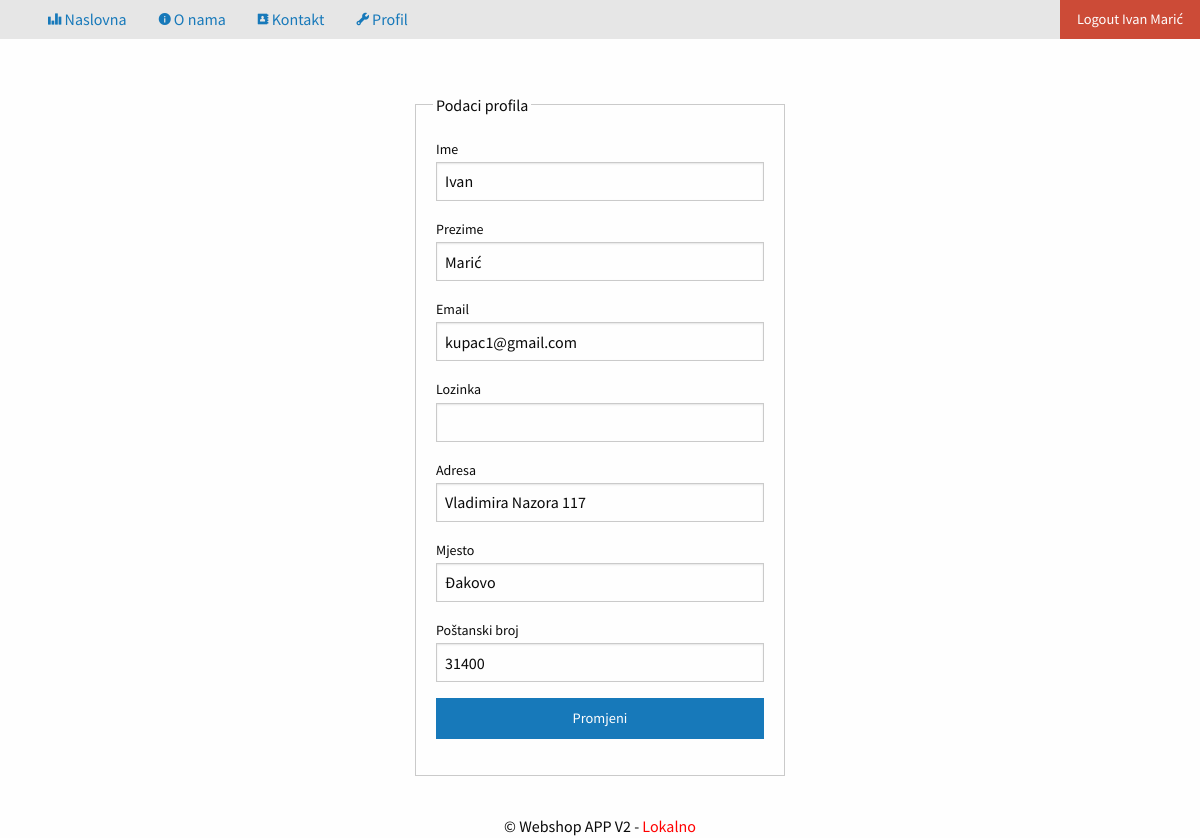
The page /privatno/kosarice/profil.php (signed in) on the database its author committed.
### tables this page shows
create table kupac(
sifra			int (6) not null primary key auto_increment,
ime				varchar (50) not null,
prezime			varchar (50) not null,
email			varchar (100) not null,
lozinka			char (32) not null,
adresa			varchar (255) not null,
mjesto			varchar (255) not null,
postanskiBroj	int (5) not null,
uloga			varchar(50) not null default 'kupac'
);

### konfiguracija.php (called while the page is built, shortened)
<?php
switch ($_SERVER["HTTP_HOST"]) {
	case 'localhost':
		$putanjaAPP="/webshop2/";
		break;
}

### privatno/kosarice/profil.php (the view, shortened to what this page needs)
<?php include_once '../../konfiguracija.php'; provjeraLogin(); provjeraUloga("kupac");
	$izraz=$veza->prepare("select * from kupac where sifra=:sifra");
	$izraz->execute(array("sifra"=>$_SESSION["logiran"]->sifra));
	$entitet = $izraz->fetch(PDO::FETCH_OBJ);
?>
<!doctype html>
<html class="no-js" lang="en" dir="ltr">
	<head>
		<?php include_once '../../predlosci/zaglavlje.php'; ?>
	</head>
	<body>
		<?php include_once '../../predlosci/izbornik.php'; ?>
		<div class="row">
			<div class="grid-container">
				<div class="grid-x grid-margin-x">
					<div class="cell medium-4 medium-offset-4">
						<form method="POST">
							<fieldset class="fieldset">
								<legend>Podaci profila</legend>
								<label for="ime">Ime</label>
								<input name="ime" id="ime" type="text" value="<?php echo $entitet->ime; ?>"/>
								<label for="prezime">Prezime</label>
								<input name="prezime" id="prezime" type="text" value="<?php echo $entitet->prezime; ?>"/>
								<label for="email">Email</label>
								<input name="email" id="email" type="email" value="<?php echo $entitet->email; ?>"/>
								<label for="lozinka">Lozinka</label>
								<input name="lozinka" id="lozinka" type="password"/>
								<label for="adresa">Adresa</label>
								<input name="adresa" id="adresa" value="<?php echo $entitet->adresa; ?>" type="text" />
								<label for="mjesto">Mjesto</label>
								<input name="mjesto" id="mjesto" value="<?php echo $entitet->mjesto; ?>" type="text" />
								<label for="postanskiBroj">Poštanski broj</label>
								<input name="postanskiBroj" id="postanskiBroj" value="<?php echo $entitet->postanskiBroj; ?>" type="number" />
								<input type="submit" class="button expanded" value="Promjeni"/>
							</fieldset>
						</form>
					</div>
				</div>
			</div>
		</div>
		<?php	include_once '../../predlosci/podnozje.php'; ?>
	</body>
</html>

### predlosci/izbornik.php (shortened to what this page needs)
<div class="top-bar" id="example-menu">
  <div class="top-bar-left">
    <ul class="dropdown menu" data-dropdown-menu>
      <li class="menu-text hide-for-small-only">
      <?php if(isset($_SESSION["logiran"]) && $_SESSION["logiran"]->uloga==="kupac"): ?>
      <li><a href="<?php echo $putanjaAPP;  ?>privatno/kosarice/index.php"><i title="Naslovna" class="step fi-graph-bar size-48"></i> Naslovna</a></li>
      <?php endif; ?>
      <li><a href="<?php echo $putanjaAPP;  ?>javno/onama.php"><i title="O nama" class="step fi-info size-48"></i> O nama</a></li>
      <li><a href="<?php echo $putanjaAPP;  ?>javno/kontakt.php"><i title="Kontakt" class="step fi-address-book size-48"></i> Kontakt</a></li>
      <?php
      	if(isset($_SESSION["logiran"]) && $_SESSION["logiran"]->uloga==="kupac"): ?>
        <li><a href="<?php echo $putanjaAPP;  ?>privatno/kosarice/profil.php"><i title="Profil" class="step fi-wrench size-48"></i> Profil</a></li>
        <?php endif; ?>
    </ul>
  </div>
  <div class="top-bar-right">
    <ul class="menu">
    	<?php if($_SERVER["SCRIPT_NAME"]!=$putanjaAPP . "javno/login.php"): ?>
      <li style="width: 100%;">
      	<?php if(!isset($_SESSION["logiran"])): ?>
	      	<a href="<?php echo $putanjaAPP;  ?>javno/login.php" class="button">Prijava</a>
      	<?php else: ?>
      	<a href="<?php echo $putanjaAPP;  ?>javno/logout.php" class="alert button">Logout
      		<?php
      			echo $_SESSION["logiran"]->ime . " " . $_SESSION["logiran"]->prezime; ?></a>
      		<?php endif; ?>
      </li>
      	<?php elseif($_SERVER["SCRIPT_NAME"]==$putanjaAPP . "javno/login.php") : ?>
      <li style="width: 100%;">
      		<a href="<?php echo $putanjaAPP;  ?>javno/registracija.php" class="button" >Registracija</a>
      </li>
      	<?php endif; ?>
    </ul>
  </div>
</div>

### css/app.css (style rules this page uses)
body { font-family: 'Source Sans Pro', sans-serif; }
.row { max-width: 100%; padding-top: 20px; }
.menu > li > a { padding: 1rem 2rem; }
.top-bar { padding: 0rem; margin-bottom: 1rem; }

### rows shown on the page
kupac: ime "Ivan", prezime "Marić", email "kupac1@gmail.com", adresa "Vladimira Nazora 117", mjesto "Đakovo", postanskiBroj "31400"

### other values the page prints
$naslovAplikacije "Webshop APP V2"
